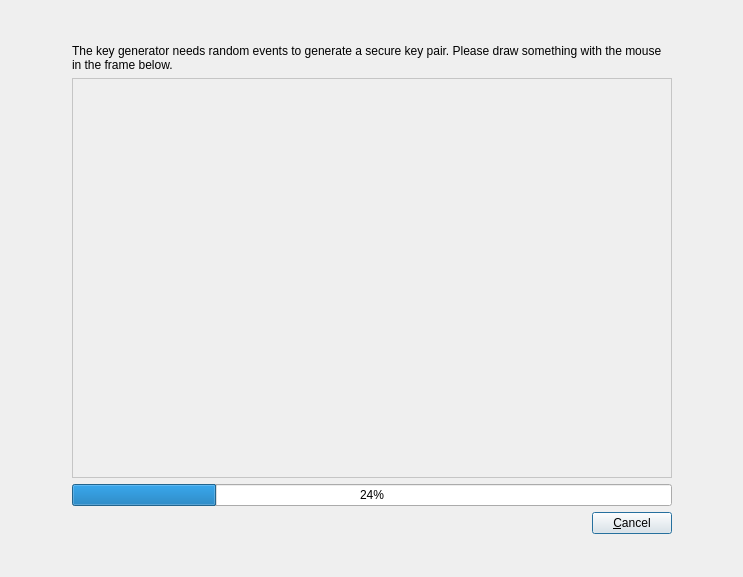
<ui version="4.0" >
 <class>GuiEntropyBase</class>
 <widget class="QDialog" name="GuiEntropyBase" >
  <property name="windowModality" >
   <enum>Qt::ApplicationModal</enum>
  </property>
  <property name="geometry" >
   <rect>
    <x>0</x>
    <y>0</y>
    <width>743</width>
    <height>577</height>
   </rect>
  </property>
  <property name="windowTitle" >
   <string>Random Numbers Collector</string>
  </property>
  <layout class="QGridLayout" name="gridLayout" >
   <item row="1" column="0" >
    <spacer name="horizontalSpacer_2" >
     <property name="orientation" >
      <enum>Qt::Horizontal</enum>
     </property>
     <property name="sizeHint" stdset="0" >
      <size>
       <width>53</width>
       <height>20</height>
      </size>
     </property>
    </spacer>
   </item>
   <item row="0" column="1" >
    <spacer name="verticalSpacer_2" >
     <property name="orientation" >
      <enum>Qt::Vertical</enum>
     </property>
     <property name="sizeHint" stdset="0" >
      <size>
       <width>20</width>
       <height>10</height>
      </size>
     </property>
    </spacer>
   </item>
   <item row="1" column="1" >
    <layout class="QVBoxLayout" name="verticalLayout_2" >
     <item>
      <layout class="QVBoxLayout" name="verticalLayout" >
       <item>
        <widget class="QLabel" name="label" >
         <property name="text" >
          <string>The key generator needs random events to generate a secure key pair. Please draw something with the mouse in the frame below.</string>
         </property>
         <property name="wordWrap" >
          <bool>true</bool>
         </property>
        </widget>
       </item>
       <item>
        <widget class="QFrame" name="frame" >
         <property name="minimumSize" >
          <size>
           <width>600</width>
           <height>400</height>
          </size>
         </property>
         <property name="palette" >
          <palette>
           <active>
            <colorrole role="Base" >
             <brush brushstyle="SolidPattern" >
              <color alpha="255" >
               <red>255</red>
               <green>255</green>
               <blue>255</blue>
              </color>
             </brush>
            </colorrole>
            <colorrole role="Window" >
             <brush brushstyle="SolidPattern" >
              <color alpha="255" >
               <red>255</red>
               <green>255</green>
               <blue>255</blue>
              </color>
             </brush>
            </colorrole>
           </active>
           <inactive>
            <colorrole role="Base" >
             <brush brushstyle="SolidPattern" >
              <color alpha="255" >
               <red>255</red>
               <green>255</green>
               <blue>255</blue>
              </color>
             </brush>
            </colorrole>
            <colorrole role="Window" >
             <brush brushstyle="SolidPattern" >
              <color alpha="255" >
               <red>255</red>
               <green>255</green>
               <blue>255</blue>
              </color>
             </brush>
            </colorrole>
           </inactive>
           <disabled>
            <colorrole role="Base" >
             <brush brushstyle="SolidPattern" >
              <color alpha="255" >
               <red>255</red>
               <green>255</green>
               <blue>255</blue>
              </color>
             </brush>
            </colorrole>
            <colorrole role="Window" >
             <brush brushstyle="SolidPattern" >
              <color alpha="255" >
               <red>255</red>
               <green>255</green>
               <blue>255</blue>
              </color>
             </brush>
            </colorrole>
           </disabled>
          </palette>
         </property>
         <property name="autoFillBackground" >
          <bool>false</bool>
         </property>
         <property name="frameShape" >
          <enum>QFrame::StyledPanel</enum>
         </property>
         <property name="frameShadow" >
          <enum>QFrame::Raised</enum>
         </property>
        </widget>
       </item>
       <item>
        <widget class="QProgressBar" name="progressBar" >
         <property name="value" >
          <number>24</number>
         </property>
        </widget>
       </item>
      </layout>
     </item>
     <item>
      <layout class="QHBoxLayout" name="horizontalLayout" >
       <item>
        <spacer name="horizontalSpacer_3" >
         <property name="orientation" >
          <enum>Qt::Horizontal</enum>
         </property>
         <property name="sizeHint" stdset="0" >
          <size>
           <width>40</width>
           <height>20</height>
          </size>
         </property>
        </spacer>
       </item>
       <item>
        <widget class="QPushButton" name="buttonCancel" >
         <property name="text" >
          <string>&amp;Cancel</string>
         </property>
        </widget>
       </item>
      </layout>
     </item>
    </layout>
   </item>
   <item row="1" column="2" >
    <spacer name="horizontalSpacer" >
     <property name="orientation" >
      <enum>Qt::Horizontal</enum>
     </property>
     <property name="sizeHint" stdset="0" >
      <size>
       <width>52</width>
       <height>20</height>
      </size>
     </property>
    </spacer>
   </item>
   <item row="2" column="1" >
    <spacer name="verticalSpacer" >
     <property name="orientation" >
      <enum>Qt::Vertical</enum>
     </property>
     <property name="sizeHint" stdset="0" >
      <size>
       <width>20</width>
       <height>11</height>
      </size>
     </property>
    </spacer>
   </item>
  </layout>
 </widget>
 <resources/>
 <connections/>
</ui>
